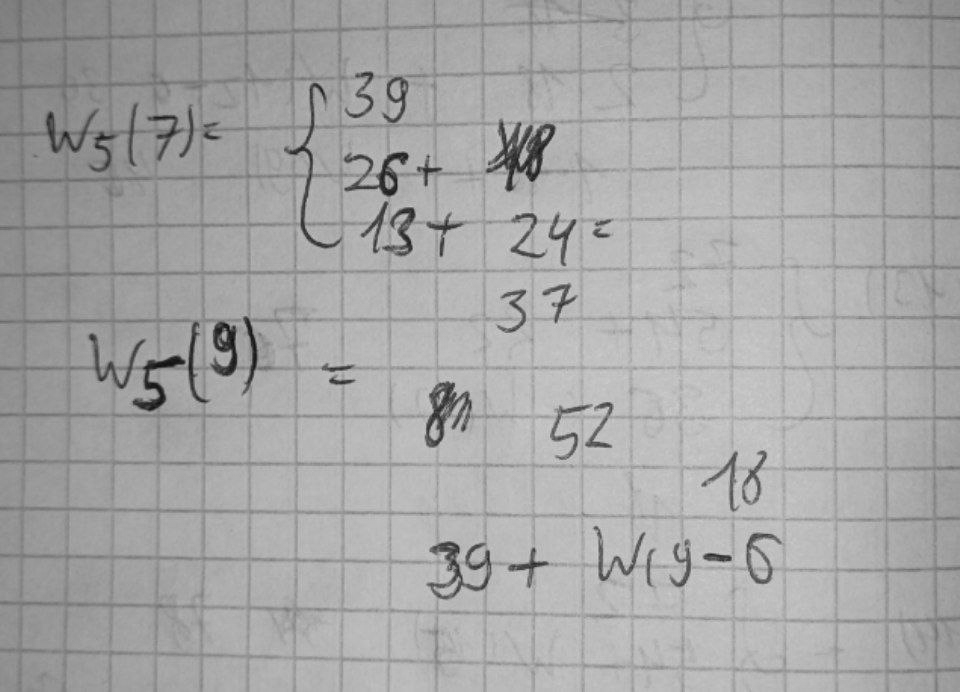
#> input picture lab4/pictures_src/Grayscale_example.png, 960 x 692 px
$ python lab4.py
#> lines starting #> are read from the running program, lines starting #| are printed output that depends on the picture
import numpy as np
import matplotlib.pyplot as plt
import os
from PIL import Image

image_name = "example.png"
output_dir = "pictures_results"
image_path = "pictures_src/Grayscale_example.png"
image = Image.open(image_path)
#> image is the input picture: PIL image 960x692 L; min 12, max 214, mean 166.2

if image.mode == "RGB":
    image = image.convert("L")
gray = np.array(image)

Gx_kernel = np.array([[3, 0, -3],
                      [10, 0, -10],
                      [3, 0, -3]], dtype=np.float32) / 32

Gy_kernel = np.array([[3, 10, 3],
                      [0, 0, 0],
                      [-3, -10, -3]], dtype=np.float32) / 32

def convolve(image, kernel):
    rows, cols = image.shape
#> rows = 692; cols = 960
    k_rows, k_cols = kernel.shape
    pad_size = k_rows // 2
    padded_image = np.pad(image, pad_size, mode='constant')
    result = np.zeros_like(image, dtype=np.float32)

    for i in range(rows):
        for j in range(cols):
            region = padded_image[i:i + k_rows, j:j + k_cols]
            result[i, j] = np.sum(region * kernel)
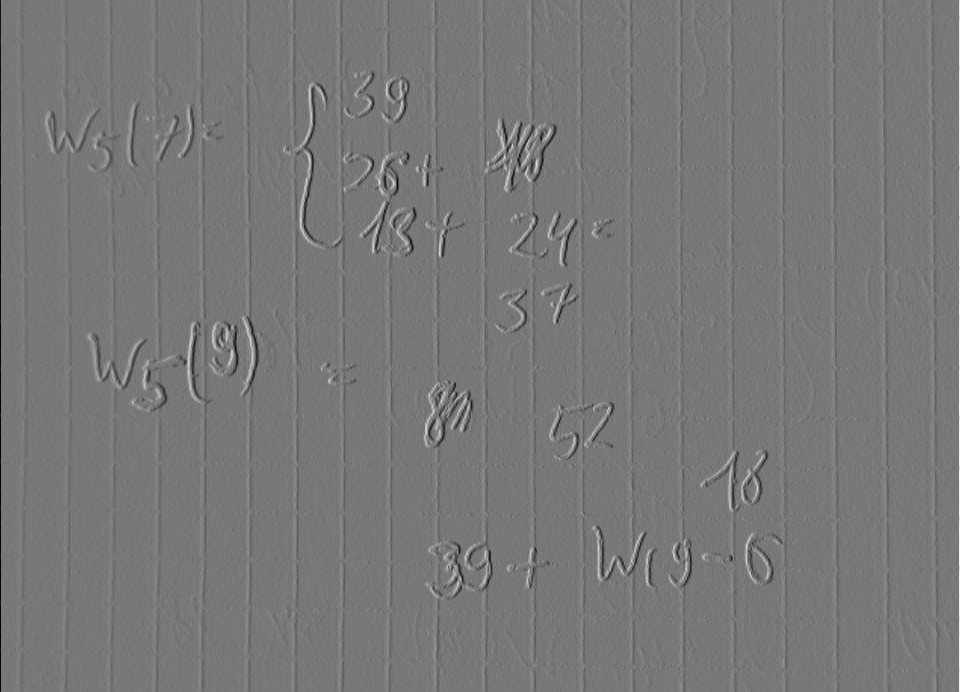
#> result: shape (692, 960) float32; min -75, max 83.94, mean 0; drawn with min black and max white
    return result

Gx = convolve(gray, Gx_kernel)
Gy = convolve(gray, Gy_kernel)
#> after the loop in convolve (call 2), `for i in range(rows):`:
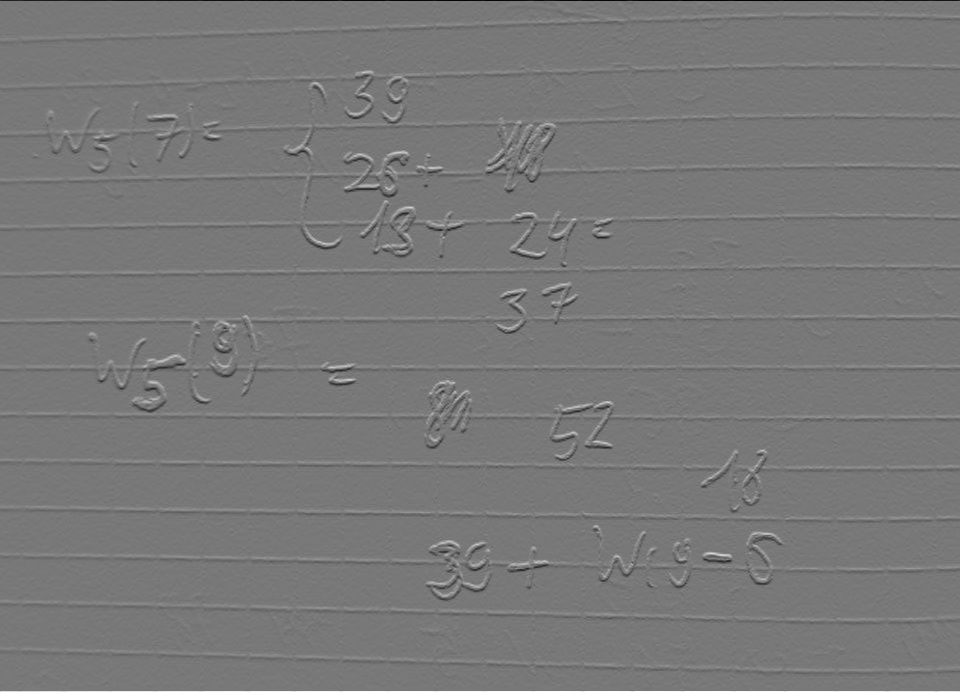
#> result: shape (692, 960) float32; min -85.84, max 95.62, mean 0; drawn with min black and max white
G = np.sqrt(Gx ** 2 + Gy ** 2)
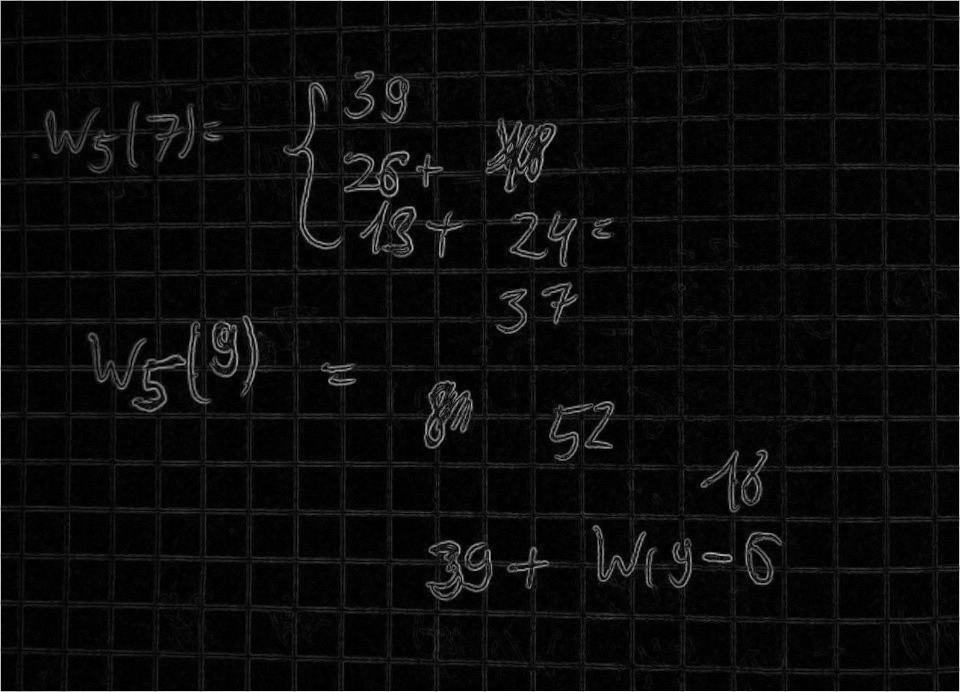
#> G: shape (692, 960) float32; min 0, max 95.63, mean 4.6; drawn with min black and max white

def normalize(matrix):
    min_val = np.min(matrix)
#> min_val = -75
    max_val = np.max(matrix)
#> max_val = 83.94
    return ((matrix - min_val) / (max_val - min_val) * 255).astype(np.uint8)


Gx_normalized = normalize(Gx)
Gy_normalized = normalize(Gy)
G_normalized = normalize(G)

threshold = 100
G_binary = (G_normalized > threshold).astype(np.uint8) * 255
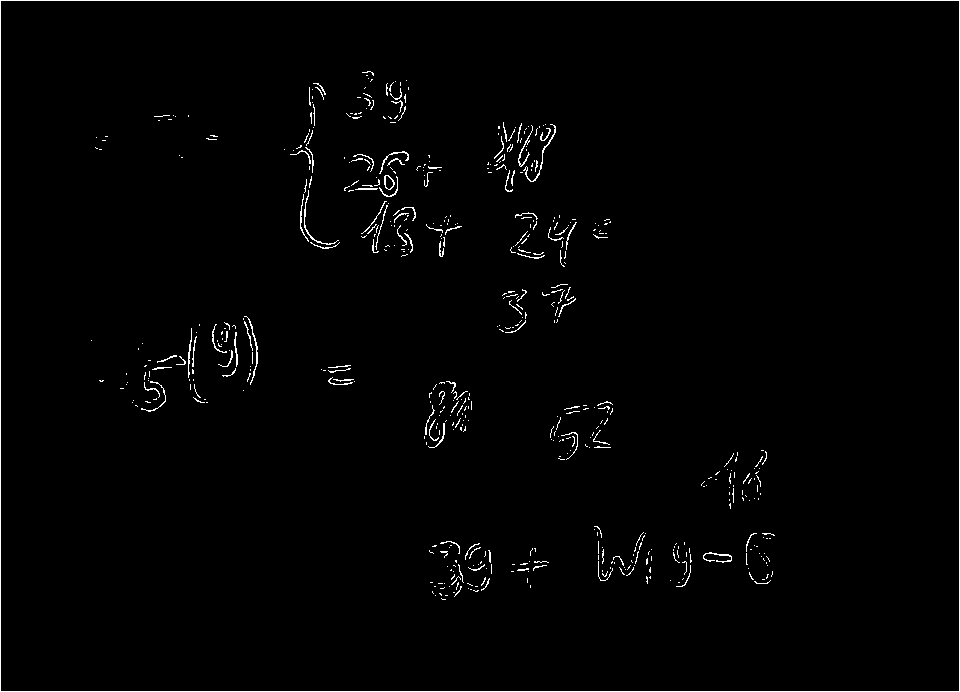
#> G_binary: shape (692, 960); 1.4% white in thin lines or dots

def save_image(matrix, filename):
    result_image = Image.fromarray(matrix.astype(np.uint8))
    result_image.save(os.path.join(output_dir, filename))

save_image(gray, f'Gray_{image_name}')
save_image(Gx_normalized, f'Gx_{image_name}')
save_image(Gy_normalized, f'Gy_{image_name}')
save_image(G_normalized, f'G_{image_name}')
save_image(G_binary, f'G_norm_{image_name}')

fig, axes = plt.subplots(2, 3, figsize=(15, 10))

axes[0, 0].imshow(gray, cmap="gray")
axes[0, 0].set_title("Полутоновое изображение")

axes[0, 1].imshow(Gx_normalized, cmap="gray")
axes[0, 1].set_title("Градиент Gx")

axes[0, 2].imshow(Gy_normalized, cmap="gray")
axes[0, 2].set_title("Градиент Gy")

axes[1, 0].imshow(G_normalized, cmap="gray")
axes[1, 0].set_title("Градиент G")

axes[1, 1].imshow(G_binary, cmap="gray")
axes[1, 1].set_title("Бинаризованная G")

for ax in axes.flat:
    ax.axis("off")

plt.tight_layout()
plt.show()
